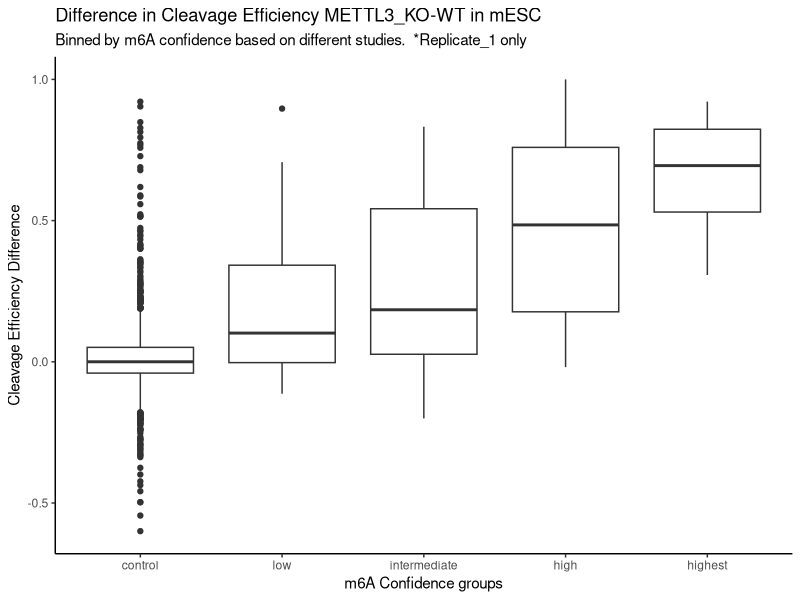

Here is the R script that generated this plot:
## ---- chunk 1
library(ggplot2)

KOsample <- read.delim("test_KO1.Rdata_clvEffTable.txt", row.names = 1,
                       stringsAsFactors = F)
WTsample <- read.delim("test_WT1.Rdata_clvEffTable.txt", row.names = 1,
                       stringsAsFactors = F)
knownSites <- read.delim("test-KnownSites.txt", row.names = 1)

WTsample$prevKnown <- "control"
WTsample[intersect(rownames(knownSites), rownames(WTsample)),]$prevKnown <- 
  as.character(knownSites[intersect(rownames(knownSites), rownames(WTsample)),])
WTsample$prevKnown <- factor(WTsample$prevKnown, levels = c("control", "low",
                                                            "intermediate", "high",
                                                            "highest"))

intTabl <- merge(KOsample, WTsample, by = "row.names")
intTabl$diff_KO_WT <- intTabl$avgClvEff.x - intTabl$avgClvEff.y 

ggplot(intTabl, aes(x = prevKnown, y = diff_KO_WT)) + geom_boxplot() + 
  ggtitle("Difference in Cleavage Efficiency METTL3_KO-WT in mESC",
          "Binned by m6A confidence based on different studies.  *Replicate_1 only") +
  ylab("Cleavage Efficiency Difference") + xlab("m6A Confidence groups") +
  theme_classic()

